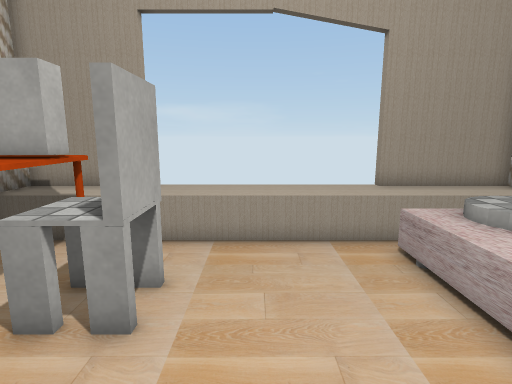
view 1 (above)

16 first-person views from a walk through a Unity game level. The camera is 1.5 m above the floor, tilts 10° down and sees 80° across. The floor is counted in squares, 0.5 m on a side. Each view is taken from the middle of a square. On the plan, view 1 faces up. The plan holds only what a view shows up to about 20 squares ahead; the rest is blank. The player is left out. Some surface patterns are stand-ins.

view 2
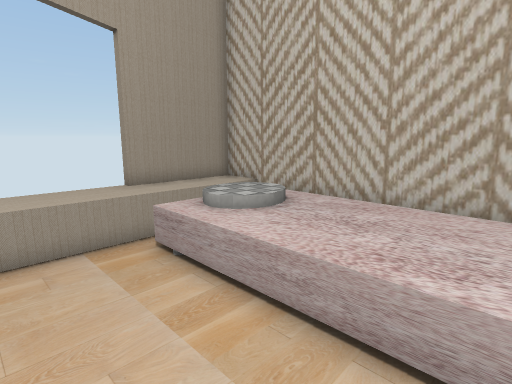

view 3
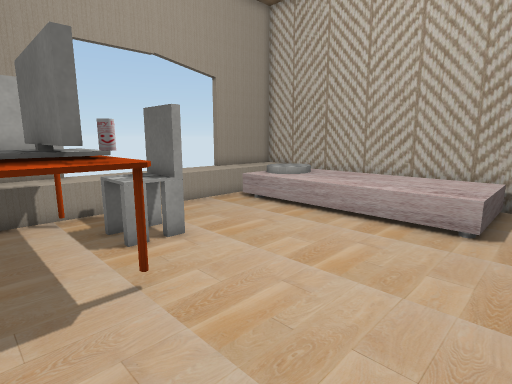

view 4
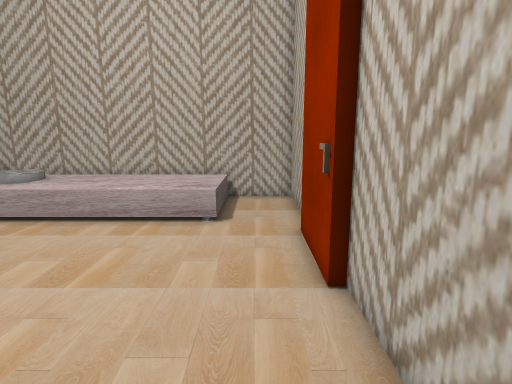

view 5
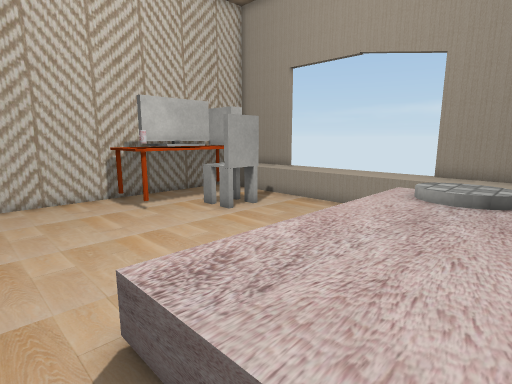

view 6
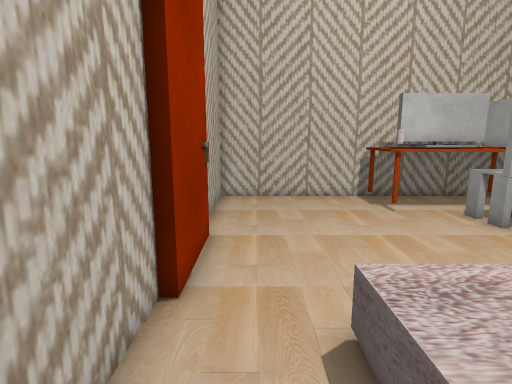

view 7
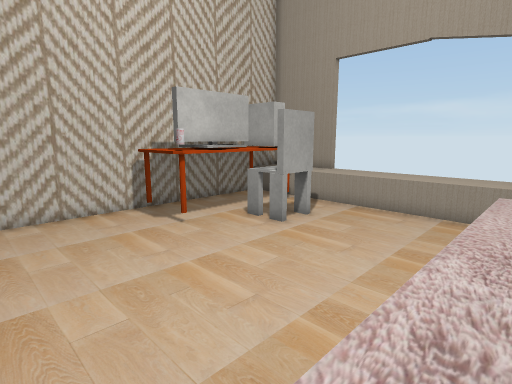

view 8
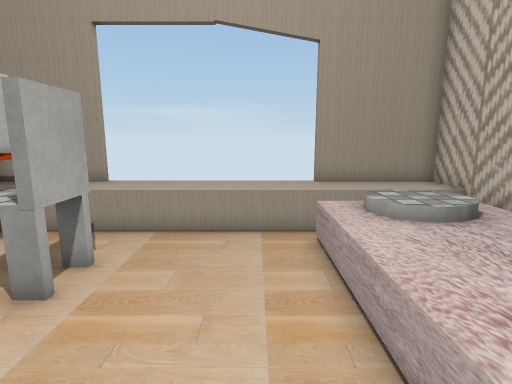

view 9
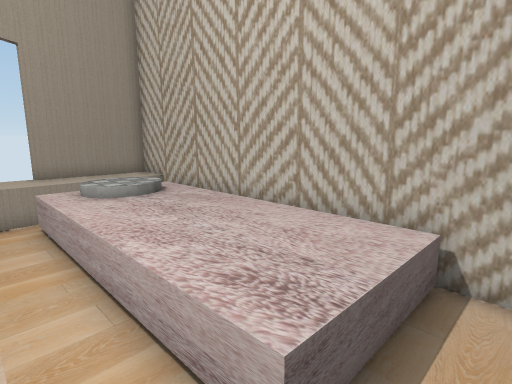

view 10
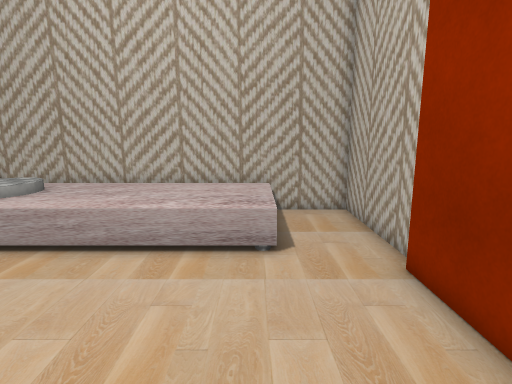

view 11
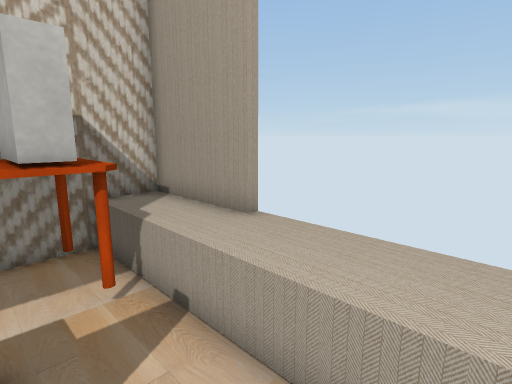

view 12
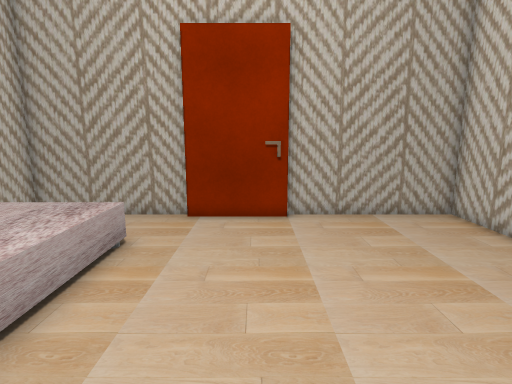

view 13
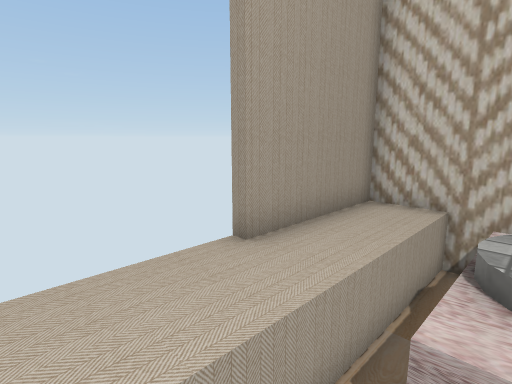

view 14
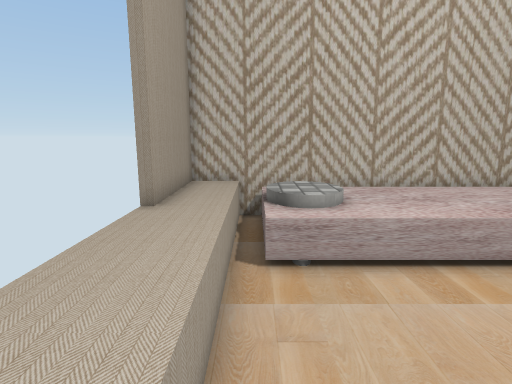

view 15
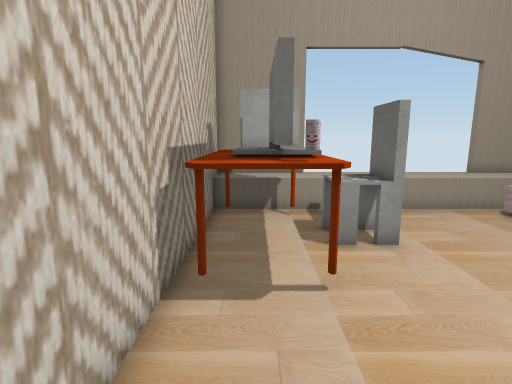

view 16
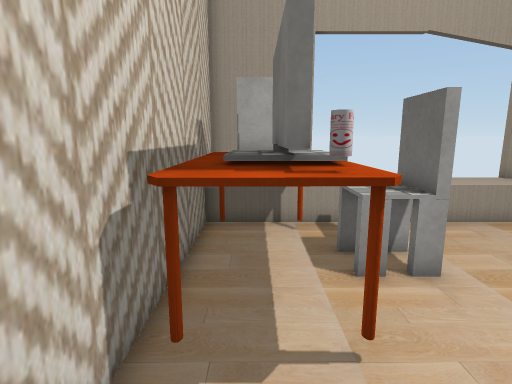

### Floor plan
Key: @ floor where view 1 was taken; # wall or solid block; . floor; ^ raised ledge; T table; B bed; C computer; H chair; O other object.
Columns run from 8 left of view 1 to 9 right of it. Each row starts with its distance up from view 1.
 11 #####^^^^^^^^#####
 10 #^^^^^^^^^^^^^^^^#
  9 #^^^^^^^^^^^^^^^^#
  8 #TTTT.......BBBBB#
  7 #TCCT.......BBBBB#
  6 #TTTHHH.....BBBBB#
  5 #TCCHHH.....BBBBB#
  4 # CCHHH.....BBBBB#
  3 #TCCT.......BBBBB#
  2 #TTTT.......BBBBB#
  1 #TTT........BBBBB#
  0 #.......@...BBBBB#
 -1 #...........BBBBB#
 -2 #...........BBBBB#
 -3 #...........BBBBB#
 -4 #................#
 -5 #......OOOO......#
 -6 #######O   #######

Where each view was taken, in squares from view 1:
view 1: 0 up, 0 right, facing up
view 2: 0 up, 0 right, facing up-right
view 3: 4 down, 7 left, facing up-right
view 4: 4 down, 7 left, facing right
view 5: 4 down, 8 right, facing up-left
view 6: 4 down, 8 right, facing left
view 7: 4 down, 5 right, facing up-left
view 8: 1 down, 2 right, facing up
view 9: 4 down, 2 right, facing up-right
view 10: 2 down, 4 left, facing right
view 11: 6 up, 1 right, facing up-left
view 12: 6 up, 0 right, facing down
view 13: 7 up, 1 right, facing up-right
view 14: 8 up, 3 left, facing right
view 15: 4 down, 6 left, facing up
view 16: 2 down, 6 left, facing up
